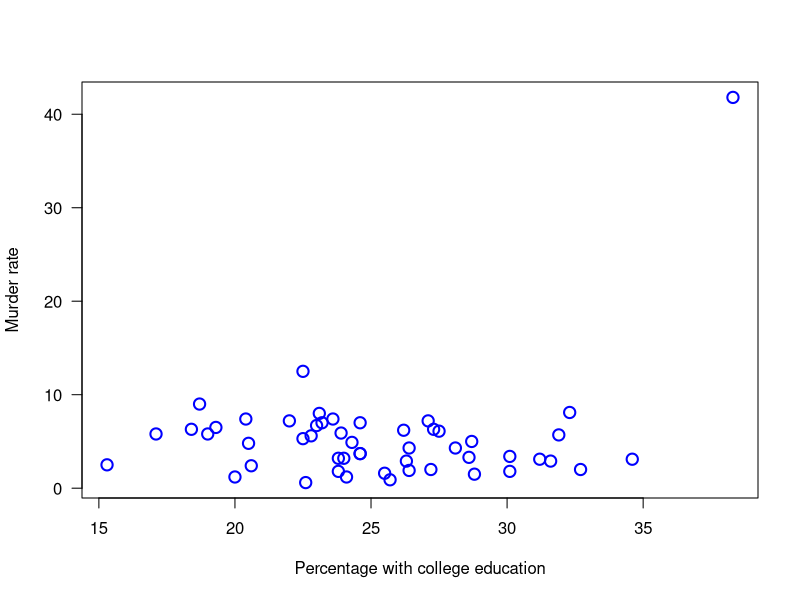
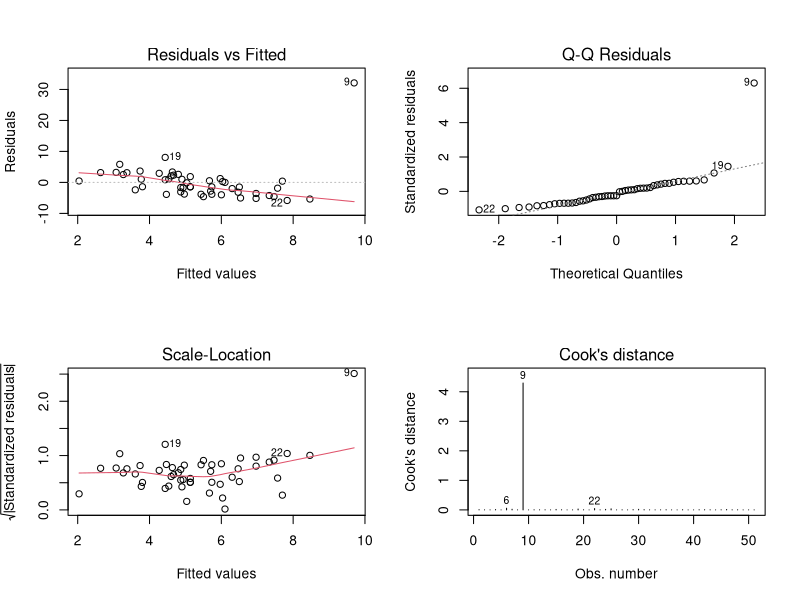
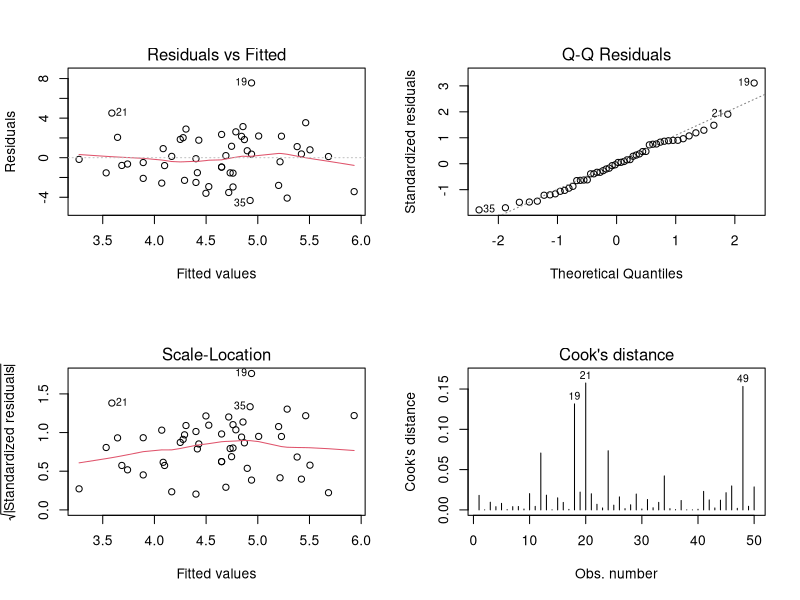
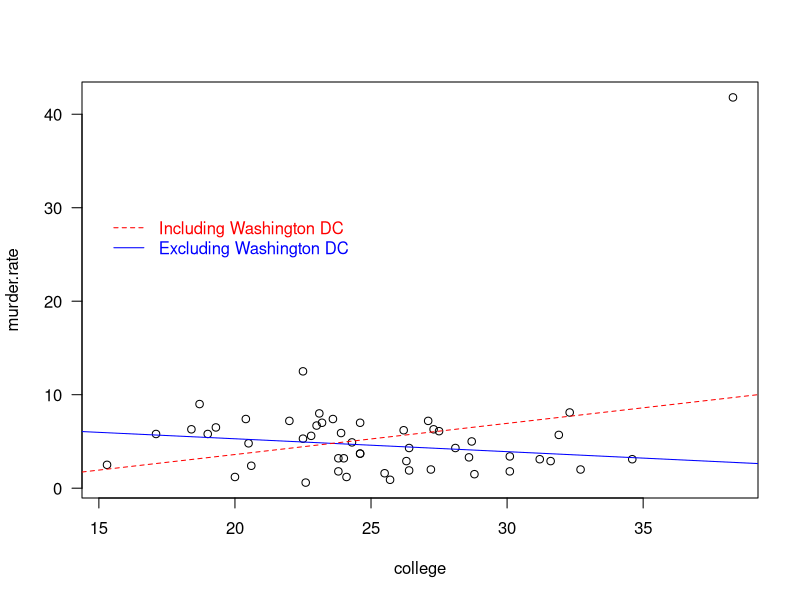
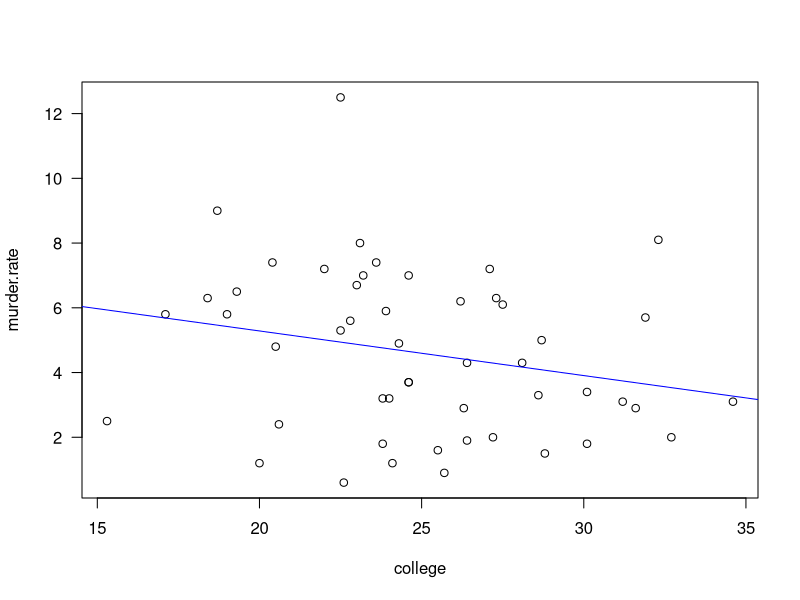
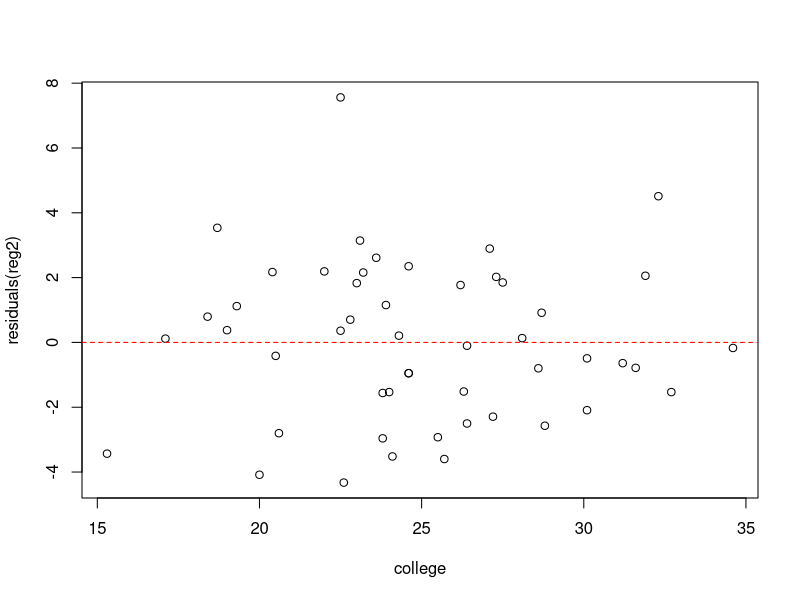

Here is the R script that generated these plots, in order: (Note: this script raises an error after producing the figures.)
# Slide 7:
crime <- read.delim("Data/us_statewide_crime.txt")
crime<-crime[,c(1,3,6)]
head(crime)

plot(crime$college, crime$murder.rate, xlab="Percentage with college education",
     ylab="Murder rate", las=1, cex = 1.5, col = "blue", lwd = 2)

# Slide 14:
x <- crime$college
y <- crime$murder.rate
(beta <- sum((x-mean(x))*(y-mean(y)))/sum((x-mean(x))^2))

(alpha <- mean(y)- beta*mean(x))

Fitted <- alpha + beta*x
Resid <- y - Fitted
sigma2 <- sum(Resid^2)/(length(y)-2)
sqrt(sigma2)
# [1] 5.6146


# Slide 15:
reg1 <- lm(murder.rate ~  college, data = crime)
summary(reg1)


# Slide 16:
confint(reg1)
#Nice table
tab <- cbind(coef(summary(reg1))[ , 1:2], "Lower" = confint(reg1)[ , 1],
             "Upper" = confint(reg1)[ , 2])
tab
#Nice table with p-values
data.frame(round(tab, 2),
           "p-value" = format.pval(coef(summary(reg1))[ , 4], digits = 3, eps = 1e-3))


# Slide 21:

par(mfrow = c(2, 2))
plot(reg1, which = 1:4)
par(mfrow = c(1, 1))


crime[9,]

# Slide 23:

1-(1-2*(1-pnorm(reg1$res[9]/sqrt(sigma2))))^51


# Slide 24:

crime50 <- crime[-9, ]
reg2 <- lm(murder.rate ~  college, data = crime50)

(sigma.new<-summary(reg2)$sigma)

1-(1-2*(1-pnorm(reg1$res[9]/sigma.new)))^51


# Slide 26:


par(mfrow = c(2, 2))
plot(reg2, which = 1:4)
par(mfrow = c(1, 1))


# Slide 27:

summary(reg2)

# Slide 28:
plot(murder.rate ~ college, data = crime, las=1)
abline(reg2,font=2,col="blue")
abline(reg1,font=2,col="red",lty=2)

legend(15,30,c("Including Washington DC","Excluding Washington DC"),
       lty=c(2,1),col=c("red","blue"),text.col=c("red","blue"),bty="n")

plot(murder.rate ~ college, data = crime50, las=1)
abline(reg2,font=2,col="blue")

# Slide 29:

plot(residuals(reg2) ~ college, data=crime50)
abline(h = 0, lty = 2,col="red")

# Slide 30:
#Using the car package (Companion to Applied Regression)
# install.packages("car")
library(car)
residualPlots(reg2)

# Slide 31:

# curvature college:
reg3<-update(reg2,~.+I(college^2))
drop1(reg3,test="F")

# curvature fitted values (Tukeys test):
reg3<-update(reg2,~.+I(fitted(reg2)^2))
drop1(reg3,test="F")

# Slide 34:

set.seed(1238)
ks.test(rnorm(100),"pnorm")
# p=0.82

ks.test(abs(rnorm(100)),"pexp")
# p=0.17

# Slide 35:

ks.test(rnorm(100)+0.008*rexp(100),"pnorm")
# p=0.34 

# Slide 36:

ks.test(rnorm(100000)+0.008*rexp(100000),"pnorm")
# p=0.0003 significant

# Slide 37:

qt(0.025,df=48)

# Slide 38:

xval <- seq(from=15, to=35, length.out=500)
newData <- data.frame(college=xval)
Pred.ci <- predict(reg2, newdata=newData,
                   interval="confidence",
                   level=.95)

plot(murder.rate ~ college, data = crime50, pch = 20, las = 1)
lines(xval, Pred.ci[, "fit"], lwd=2)  ## or use: abline(reg2)
lines(xval, Pred.ci[, "lwr"], lty=2, col="red", lwd=2)
lines(xval, Pred.ci[, "upr"], lty=2, col="red", lwd=2)


# Slide 40:

# redoing for wider range:
plot(murder.rate ~ college, data = crime50, pch = 20, las = 1, 
     ylim=c(-2,14),xlab="College education rate",ylab="murder rate")
lines(xval, Pred.ci[, "fit"], lwd=2)
lines(xval, Pred.ci[, "lwr"], lty=2, col="red", lwd=2)
lines(xval, Pred.ci[, "upr"], lty=2, col="red", lwd=2)

## Prediction interval for a new observation:
Pred.pi <- predict(reg2, newdata=newData,
                   interval="prediction")

## Add prediction intervals to plot:
lines(xval, Pred.pi[, "lwr"], lty=2,
      col="blue", lwd=2)
lines(xval, Pred.pi[, "upr"], lty=2,
      col="blue", lwd=2)
legend("topright",c("Confidence Interval","Prediction Interval"),
       lty=rep(2,1),lwd=rep(2,2),col=c("red","blue"),bty="n")


# Slide 45: 

#Nice table with p-values
tab <- cbind(coef(summary(reg2))[ , 1:2], "Lower" = confint(reg2)[ , 1],
             "Upper" = confint(reg2)[ , 2])
data.frame(round(tab, 2),
           "p-value" = format.pval(coef(summary(reg2))[ , 4], digits = 3, eps = 1e-3))


# Slide 47:


janka <- read.table("Data/janka.txt", header=TRUE, quote="\"")
names(janka) <- c("Density", "Hardness")
summary(janka)

reg3 <- lm(Hardness ~ Density, data = janka)
plot(Hardness ~ Density, data = janka, pch = 20, las = 1)
abline(reg3)


# Slide 48:

par(mfrow=c(2, 2))
plot(reg3, which=1:4)
par(mfrow=c(1, 1))

plot(residuals(reg3) ~ Density, data = janka, 
       ylab="residuals")
abline(h = 0,col="red",lty=2)


# Slide 49:
#Using the car package
residualPlots(reg3)



# Slide 51:

janka$LogHard <- log(janka$Hardness)
reg4 <- lm(LogHard ~ Density, data = janka)
plot(reg4, which=1)

# Slide 52:

reg5 <- lm(LogHard ~ Density + I(Density^2), data = janka)
plot(residuals(reg5) ~ Density, data = janka, 
     ylab="Residuals")
abline(h = 0,lty=2,col="red")


# Slide 53:

par(mfrow=c(2, 2))
plot(reg5, which=1:4)
par(mfrow=c(1, 1))


# Slide 54:

residualPlots(reg5)



# Slide 55:
summary(reg5)
drop1(reg5,test="F")


# Slide 58:

xval <- seq(from=25, to=70, length.out=500)
newData <- data.frame(Density=xval)
Pred.ci <- predict(reg5, newdata=newData,
                   interval="confidence",
                   level=.95)

plot(Hardness ~ Density, data = janka, pch = 20, las = 1)
lines(xval, exp(Pred.ci[, "fit"]), lwd=2)  
lines(xval, exp(Pred.ci[, "lwr"]), lty=2, col="red", lwd=2)
lines(xval, exp(Pred.ci[, "upr"]), lty=2, col="red", lwd=2)


# Slide 59:
my.se.fit<-predict(reg5, newdata=newData,
                   interval="confidence",
                   level=.95,se.fit=T)$se.fit

summary(exp(my.se.fit^2/2))

